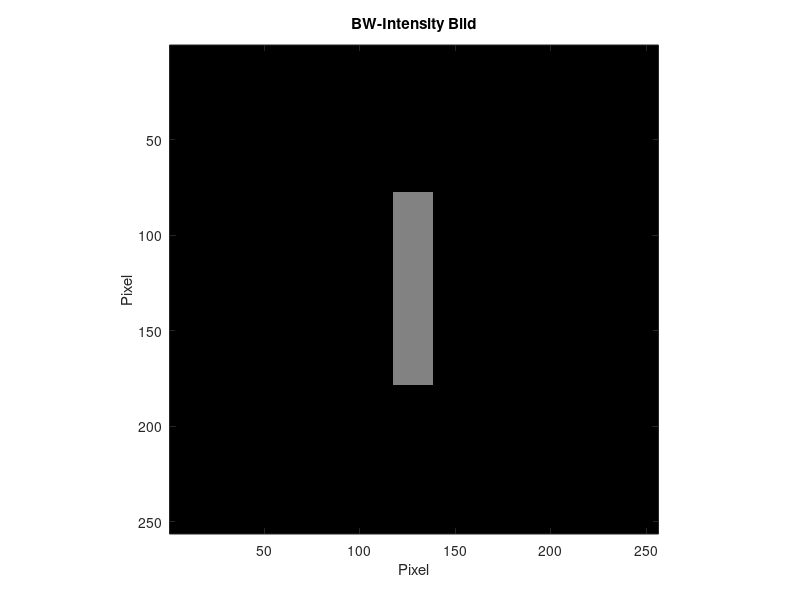

MATLAB code for this plot:
%Johannes Bluhm und Marleen Johannsen, 13.04.2020, Laboraufgabe 1, Version 1
%1. Matrizenverarbeitung: Verkleinern des Bildes cameraman.tif

clc; %Kommandofenster bereinigen
clear; %Variablen bereinigen
close all; %alles schließen

A = zeros(256,256); %Leere Matrix erstellen
w = 20; %Rechteck Breite
h = 100; %Rechteck Höhe
A(256/2-h/2:256/2+h/2,256/2-w/2:256/2+w/2,:) = 0.5; %Rechteck in Matrix platzieren

figure(1); %Ein neues Fenster öffnen
imshow(A); %Bild ausgeben
axis on; %Achsen sichtbar machen
title('BW-Intensity Bild'); %Titel des Fensters
xlabel('Pixel'); %Horizontale Achse Beschriftung
ylabel('Pixel'); %Vertikale Achse Beschriftung
imwrite(A, 'export.jpeg'); %Bild in Datei speichern
